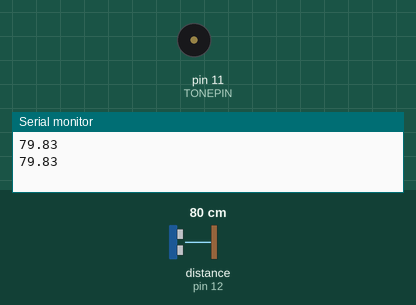
The sketch below on a simulated Arduino Uno, built with avr-gcc and run on an emulated ATmega328P. Shown: buzzer (waves = sounding), the last lines printed to the serial monitor. Wiring (inferred from the names in the program): ultrasonic range finder: trigger pin 13; echo pin 12. The inputs (shaded band) are chosen by the test bench; at power-on: distance to the obstacle (sensor on pin 12) 80 cm. The echo pulse lasts 58.3 µs per cm.

Above: at 1.8 s.
1.9 s: distance to the obstacle (sensor on pin 12) set to 2 cm
At 2.7 s:
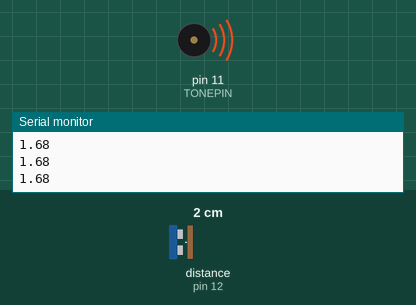
3.5 s: distance to the obstacle (sensor on pin 12) set to 4 cm
At 3.79 s:
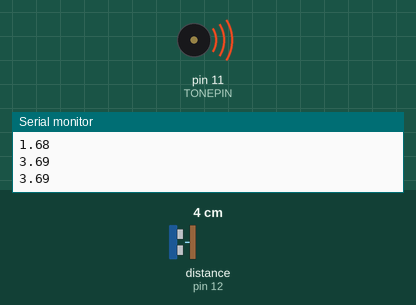
Timing chart, 0 to 13.0 s (numbered marks = the images above; inputs shaded):
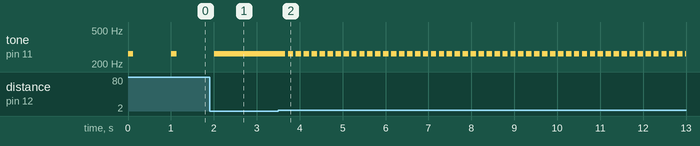

The sketch:

BackRadar.ino
```cpp
int TONEPIN = 11;
int ECHOPIN = 12;
int TRIGPIN = 13;

double distance() {
  digitalWrite(TRIGPIN, LOW);
  delayMicroseconds(2);
  digitalWrite(TRIGPIN, HIGH);
  delayMicroseconds(10);
  digitalWrite(TRIGPIN, LOW);
  return pulseIn(ECHOPIN, HIGH) / 58.2;
}

void setup() {
  Serial.begin(9600);
  pinMode(TONEPIN, OUTPUT);
  pinMode(ECHOPIN, INPUT);
  pinMode(TRIGPIN, OUTPUT);
}

void loop() {
  tone(TONEPIN, 262, 125);
  double cm = distance();
  Serial.println(cm);
  if(cm < 1) {
    delay(50);
  } else {
    if(cm > 20) {
      delay(1000);
    } else {
      delay(50 * cm);
    }
  }
}
```

Measured:
- after the input at 1.9 s, tone on pin 11 (TONEPIN): goes on until 2.0 s, then stays 262 Hz
- after the input at 3.5 s, tone on pin 11 (TONEPIN): alternates 262 Hz for 0.13 s and silent for 0.06 s, starting after 0.17 s
- by itself, tone on pin 11 (TONEPIN): alternates 262 Hz for 0.13 s and silent for 0.88 s
